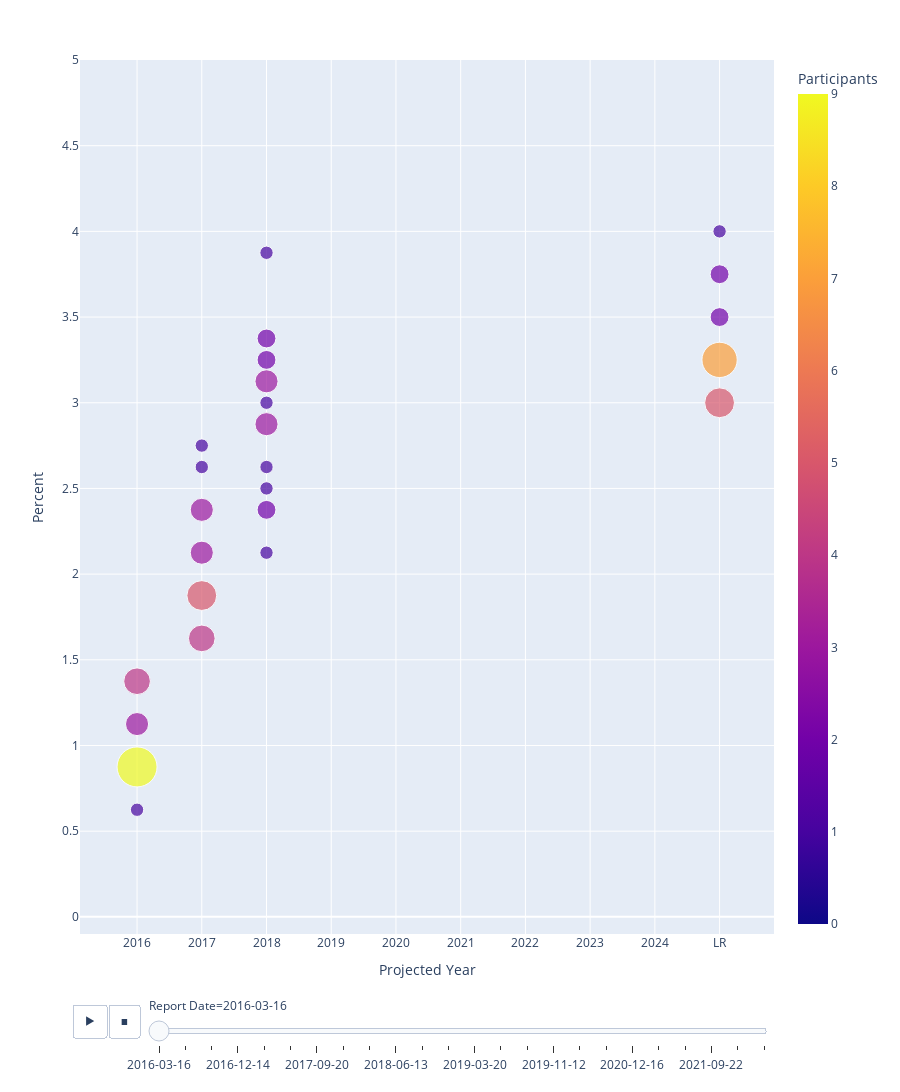

Notebook source saved alongside this figure:
### Code cell
fig = px.scatter(df_sep, x="Projected Year", y="Percent", animation_frame="Report Date",
                 size="Participants",size_max=40,
                 range_y=[-.1,5], height=1100,
                 color="Participants")

fig.update_yaxes(nticks=15)
fig.layout.updatemenus[0].buttons[0].args[1]["frame"]["duration"] = 1500

fig.show()

### Figure 1 — Plotly figure (JSON) as saved in the notebook; plotly's stock layout.template omitted (floating-point values rounded to 4 significant figures; data arrays with more than 128 entries replaced by an {"elided": "..."} marker saying what was removed)
{"data": [{"hovertemplate": "Report Date=2016-03-16<br>Projected Year=%{x}<br>Percent=%{y}<br>Participants=%{marker.color}<extra></extra>", "legendgroup": "", "marker": {"color": {"elided": "320 int values"}, "coloraxis": "coloraxis", "size": {"elided": "320 int values"}, "sizemode": "area", "sizeref": 0.01125, "symbol": "circle"}, "mode": "markers", "name": "", "orientation": "v", "showlegend": false, "type": "scatter", "x": {"elided": "320 str values"}, "xaxis": "x", "y": {"elided": "320 float values"}, "yaxis": "y"}], "layout": {"coloraxis": {"colorbar": {"title": {"text": "Participants"}}, "colorscale": [[0, "#0d0887"], [0.1111, "#46039f"], [0.2222, "#7201a8"], [0.3333, "#9c179e"], [0.4444, "#bd3786"], [0.5556, "#d8576b"], [0.6667, "#ed7953"], [0.7778, "#fb9f3a"], [0.8889, "#fdca26"], [1, "#f0f921"]]}, "height": 1100, "legend": {"itemsizing": "constant", "tracegroupgap": 0}, "margin": {"t": 60}, "sliders": [{"active": 0, "currentvalue": {"prefix": "Report Date="}, "len": 0.9, "pad": {"b": 10, "t": 60}, "steps": [{"args": [["2016-03-16"], {"frame": {"duration": 0, "redraw": false}, "fromcurrent": true, "mode": "immediate", "transition": {"duration": 0, "easing": "linear"}}], "label": "2016-03-16", "method": "animate"}, {"args": [["2016-06-15"], {"frame": {"duration": 0, "redraw": false}, "fromcurrent": true, "mode": "immediate", "transition": {"duration": 0, "easing": "linear"}}], "label": "2016-06-15", "method": "animate"}, {"args": [["2016-09-21"], {"frame": {"duration": 0, "redraw": false}, "fromcurrent": true, "mode": "immediate", "transition": {"duration": 0, "easing": "linear"}}], "label": "2016-09-21", "method": "animate"}, {"args": [["2016-12-14"], {"frame": {"duration": 0, "redraw": false}, "fromcurrent": true, "mode": "immediate", "transition": {"duration": 0, "easing": "linear"}}], "label": "2016-12-14", "method": "animate"}, {"args": [["2017-03-15"], {"frame": {"duration": 0, "redraw": false}, "fromcurrent": true, "mode": "immediate", "transition": {"duration": 0, "easing": "linear"}}], "label": "2017-03-15", "method": "animate"}, {"args": [["2017-06-14"], {"frame": {"duration": 0, "redraw": false}, "fromcurrent": true, "mode": "immediate", "transition": {"duration": 0, "easing": "linear"}}], "label": "2017-06-14", "method": "animate"}, {"args": [["2017-09-20"], {"frame": {"duration": 0, "redraw": false}, "fromcurrent": true, "mode": "immediate", "transition": {"duration": 0, "easing": "linear"}}], "label": "2017-09-20", "method": "animate"}, {"args": [["2017-12-13"], {"frame": {"duration": 0, "redraw": false}, "fromcurrent": true, "mode": "immediate", "transition": {"duration": 0, "easing": "linear"}}], "label": "2017-12-13", "method": "animate"}, {"args": [["2018-03-21"], {"frame": {"duration": 0, "redraw": false}, "fromcurrent": true, "mode": "immediate", "transition": {"duration": 0, "easing": "linear"}}], "label": "2018-03-21", "method": "animate"}, {"args": [["2018-06-13"], {"frame": {"duration": 0, "redraw": false}, "fromcurrent": true, "mode": "immediate", "transition": {"duration": 0, "easing": "linear"}}], "label": "2018-06-13", "method": "animate"}, {"args": [["2018-09-26"], {"frame": {"duration": 0, "redraw": false}, "fromcurrent": true, "mode": "immediate", "transition": {"duration": 0, "easing": "linear"}}], "label": "2018-09-26", "method": "animate"}, {"args": [["2018-12-19"], {"frame": {"duration": 0, "redraw": false}, "fromcurrent": true, "mode": "immediate", "transition": {"duration": 0, "easing": "linear"}}], "label": "2018-12-19", "method": "animate"}, {"args": [["2019-03-20"], {"frame": {"duration": 0, "redraw": false}, "fromcurrent": true, "mode": "immediate", "transition": {"duration": 0, "easing": "linear"}}], "label": "2019-03-20", "method": "animate"}, {"args": [["2019-06-19"], {"frame": {"duration": 0, "redraw": false}, "fromcurrent": true, "mode": "immediate", "transition": {"duration": 0, "easing": "linear"}}], "label": "2019-06-19", "method": "animate"}, {"args": [["2019-09-18"], {"frame": {"duration": 0, "redraw": false}, "fromcurrent": true, "mode": "immediate", "transition": {"duration": 0, "easing": "linear"}}], "label": "2019-09-18", "method": "animate"}, {"args": [["2019-11-12"], {"frame": {"duration": 0, "redraw": false}, "fromcurrent": true, "mode": "immediate", "transition": {"duration": 0, "easing": "linear"}}], "label": "2019-11-12", "method": "animate"}, {"args": [["2020-09-16"], {"frame": {"duration": 0, "redraw": false}, "fromcurrent": true, "mode": "immediate", "transition": {"duration": 0, "easing": "linear"}}], "label": "2020-09-16", "method": "animate"}, {"args": [["2020-10-06"], {"frame": {"duration": 0, "redraw": false}, "fromcurrent": true, "mode": "immediate", "transition": {"duration": 0, "easing": "linear"}}], "label": "2020-10-06", "method": "animate"}, {"args": [["2020-12-16"], {"frame": {"duration": 0, "redraw": false}, "fromcurrent": true, "mode": "immediate", "transition": {"duration": 0, "easing": "linear"}}], "label": "2020-12-16", "method": "animate"}, {"args": [["2021-03-17"], {"frame": {"duration": 0, "redraw": false}, "fromcurrent": true, "mode": "immediate", "transition": {"duration": 0, "easing": "linear"}}], "label": "2021-03-17", "method": "animate"}, {"args": [["2021-06-16"], {"frame": {"duration": 0, "redraw": false}, "fromcurrent": true, "mode": "immediate", "transition": {"duration": 0, "easing": "linear"}}], "label": "2021-06-16", "method": "animate"}, {"args": [["2021-09-22"], {"frame": {"duration": 0, "redraw": false}, "fromcurrent": true, "mode": "immediate", "transition": {"duration": 0, "easing": "linear"}}], "label": "2021-09-22", "method": "animate"}, {"args": [["2021-12-15"], {"frame": {"duration": 0, "redraw": false}, "fromcurrent": true, "mode": "immediate", "transition": {"duration": 0, "easing": "linear"}}], "label": "2021-12-15", "method": "animate"}, {"args": [["2022-03-16"], {"frame": {"duration": 0, "redraw": false}, "fromcurrent": true, "mode": "immediate", "transition": {"duration": 0, "easing": "linear"}}], "label": "2022-03-16", "method": "animate"}], "x": 0.1, "xanchor": "left", "y": 0, "yanchor": "top"}], "updatemenus": [{"buttons": [{"args": [null, {"frame": {"duration": 1500, "redraw": false}, "fromcurrent": true, "mode": "immediate", "transition": {"duration": 500, "easing": "linear"}}], "label": "&#9654;", "method": "animate"}, {"args": [[null], {"frame": {"duration": 0, "redraw": false}, "fromcurrent": true, "mode": "immediate", "transition": {"duration": 0, "easing": "linear"}}], "label": "&#9724;", "method": "animate"}], "direction": "left", "pad": {"r": 10, "t": 70}, "showactive": false, "type": "buttons", "x": 0.1, "xanchor": "right", "y": 0, "yanchor": "top"}], "xaxis": {"anchor": "y", "domain": [0, 1], "title": {"text": "Projected Year"}}, "yaxis": {"anchor": "x", "domain": [0, 1], "nticks": 15, "range": [-0.1, 5], "title": {"text": "Percent"}}}}
